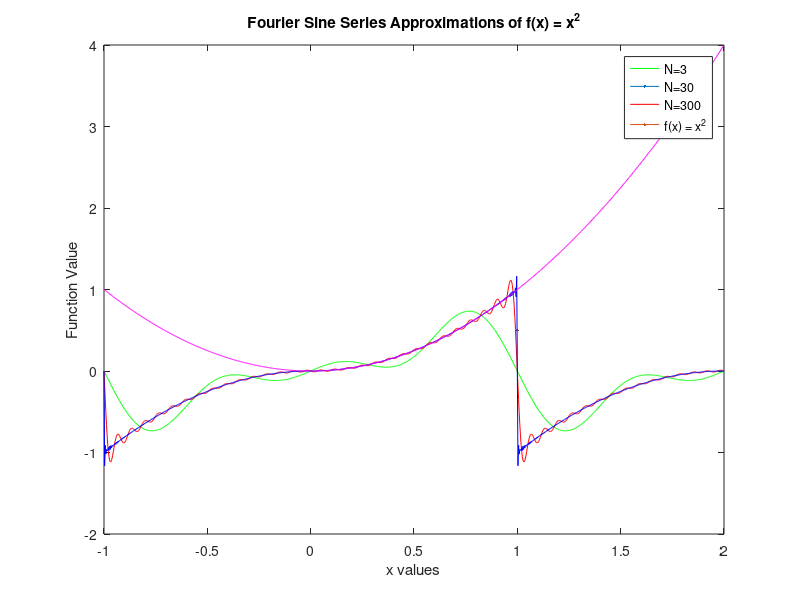

Reproduce this figure in MATLAB.
%Assignment 1 - Aaryan Nagpal, 1007792596, nagpalaa

%Question 4c - Plot for fourier sine series approximations

%Define function, fourier sine series x bounds, sum
x_val = linspace(-1,2,1000);
f = @(x_val) x_val.^2;
f_3_sum = 0;
f_30_sum = 0;
f_300_sum = 0;

%Initializing vector to hold fourier series value for n'th term
N_1 = 3;
N_2 = 30;
N_3 = 300;
f_n_3 = zeros(1,length(x_val));
f_n_30 = zeros(1,length(x_val));
f_n_300 = zeros(1,length(x_val));

%Setting up truncated series to different N values
for n = 1:N_1
    f_n = (2/(n^3*pi^3))*((((2-(n^2*pi^2))*(-1)^n))-2);
    f_3 = f_n*sin(n*pi*x_val);
    f_3_sum = f_3_sum + f_3;
end

for n = 1:N_2
    f_n = (2/(n^3*pi^3))*((((2-(n^2*pi^2))*(-1)^n))-2);
    f_30 = f_n*sin(n*pi*x_val);
    f_30_sum = f_30_sum + f_30;
end

for n = 1:N_3
    f_n = (2/(n^3*pi^3))*((((2-(n^2*pi^2))*(-1)^n))-2);
    f_300 = f_n*sin(n*pi*x_val);
    f_300_sum = f_300_sum + f_300;
end

f_n_3  = f_n_3+f_3_sum;
f_n_30  = f_n_30+f_30_sum;
f_n_300  = f_n_300+f_300_sum;

%Plotting and labelling
plot(x_val, f_n_3,'-g', LineWidth=0.5);
hold on
plot(x_val, f_n_30,'-r', LineWidth=0.5);
plot(x_val, f_n_300,'-b', LineWidth=0.5);
plot(x_val, f(x_val),'-m', LineWidth=0.5);
hold off
xlabel('x values');
ylabel('Function Value');
title('Fourier Sine Series Approximations of f(x) = x^2');
legend('N=3', 'N=30', 'N=300', 'f(x) = x^2', 'Location', 'best');

%%

%Question 4 - part d (Fourier sine pointwise error truncated)
% x = 0.5

%Define function, fourier sine series x bounds, sum
f = @(x) x^2;
f_3_sum_x = 0;
f_30_sum_x = 0;
f_300_sum_x = 0;

%Initializing vector to hold fourier series value for n'th term
%(N=3,30,300)
N_1 = 3;
N_2 = 30;
N_3 = 300;
f_n_3_x = zeros(1,1);
f_n_30_x = zeros(1,1);
f_n_300_x = zeros(1,1);

%Setting up truncated series to different N values
x=0.5;
for n = 1:N_1
    f_n = (2/(n^3*pi^3))*((((2-(n^2*pi^2))*(-1)^n))-2);
    f_3_x = f_n*sin(n*pi*x);
    f_3_sum_x = f_3_sum_x + f_3_x;
end

for n = 1:N_2
    f_n = (2/(n^3*pi^3))*((((2-(n^2*pi^2))*(-1)^n))-2);
    f_30_x = f_n*sin(n*pi*x);
    f_30_sum_x = f_30_sum_x + f_30_x;
end

for n = 1:N_3
    f_n = (2/(n^3*pi^3))*((((2-(n^2*pi^2))*(-1)^n))-2);
    f_300_x = f_n*sin(n*pi*x);
    f_300_sum_x = f_300_sum_x + f_300_x;
end

f_n_3_x  = f_n_3_x+f_3_sum_x;
f_n_30_x  = f_n_30_x+f_30_sum_x;
f_n_300_x  = f_n_300_x+f_300_sum_x;

%Error calculation for N=3,30,300 at x=0.5
%N=3
error_3_sin_x05 = abs(f(x)-f_n_3_x);
%N=30
error_30_sin_x05 = abs(f(x)-f_n_30_x);
%N=300
error_300_sin_x05 = abs(f(x)-f_n_300_x);

%%
% x = 0.9

%Define function, fourier sine series x bounds, sum
f = @(x) x^2;
f_3_sum_x = 0;
f_30_sum_x = 0;
f_300_sum_x = 0;

%Initializing vector to hold fourier series value for n'th term
%(N=3,30,300)
N_1 = 3;
N_2 = 30;
N_3 = 300;
f_n_3_x = zeros(1,1);
f_n_30_x = zeros(1,1);
f_n_300_x = zeros(1,1);

%Setting up truncated series to different N values
x=0.9;
for n = 1:N_1
    f_n = (2/(n^3*pi^3))*((((2-(n^2*pi^2))*(-1)^n))-2);
    f_3_x = f_n*sin(n*pi*x);
    f_3_sum_x = f_3_sum_x + f_3_x;
end

for n = 1:N_2
    f_n = (2/(n^3*pi^3))*((((2-(n^2*pi^2))*(-1)^n))-2);
    f_30_x = f_n*sin(n*pi*x);
    f_30_sum_x = f_30_sum_x + f_30_x;
end

for n = 1:N_3
    f_n = (2/(n^3*pi^3))*((((2-(n^2*pi^2))*(-1)^n))-2);
    f_300_x = f_n*sin(n*pi*x);
    f_300_sum_x = f_300_sum_x + f_300_x;
end

f_n_3_x  = f_n_3_x+f_3_sum_x;
f_n_30_x  = f_n_30_x+f_30_sum_x;
f_n_300_x  = f_n_300_x+f_300_sum_x;

%Error calculation for N=3,30,300 at x=0.9
%N=3
error_3_sin_x09 = abs(f(x)-f_n_3_x);
%N=30
error_30_sin_x09 = abs(f(x)-f_n_30_x);
%N=300
error_300_sin_x09 = abs(f(x)-f_n_300_x);

%%

%Question 4 - part f - Max error on x=[0,1] interval for Fourier sine
%series approximation

%Define function, fourier sine series x bounds, sum
x_val_2 = linspace(0,1,100000);
f = @(x_val_2) x_val_2.^2;
f_3_sum = 0;
f_30_sum = 0;
f_300_sum = 0;

%Initializing vector to hold fourier series value for n'th term
N_1 = 3;
N_2 = 30;
N_3 = 300;
f_n_3 = zeros(1,length(x_val_2));
f_n_30 = zeros(1,length(x_val_2));
f_n_300 = zeros(1,length(x_val_2));

%Setting up truncated series to different N values
for n = 1:N_1
    f_n = (2/(n^3*pi^3))*((((2-(n^2*pi^2))*(-1)^n))-2);
    f_3 = f_n*sin(n*pi*x_val_2);
    f_3_sum = f_3_sum + f_3;
end

for n = 1:N_2
    f_n = (2/(n^3*pi^3))*((((2-(n^2*pi^2))*(-1)^n))-2);
    f_30 = f_n*sin(n*pi*x_val_2);
    f_30_sum = f_30_sum + f_30;
end

for n = 1:N_3
    f_n = (2/(n^3*pi^3))*((((2-(n^2*pi^2))*(-1)^n))-2);
    f_300 = f_n*sin(n*pi*x_val_2);
    f_300_sum = f_300_sum + f_300;
end

f_n_3  = f_n_3+f_3_sum;
f_n_30  = f_n_30+f_30_sum;
f_n_300  = f_n_300+f_300_sum;

%Truncated max error

%N=3
max_error_3 = max(abs(f(x_val_2)-f_n_3));
%N=30
max_error_30 = max(abs(f(x_val_2)-f_n_30));
%N=300
max_error_300 = max(abs(f(x_val_2)-f_n_300));